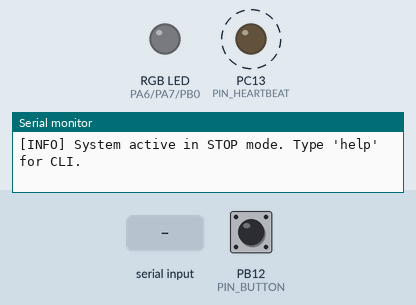
The program below on a simulated STM32 Blue Pill. Parts: an RGB LED mixed from three pins (HIGH = lit), output pins drawn as LEDs (lit = HIGH), the last lines printed to the serial monitor. Dashed ring = blinking. The test bench sets the inputs (shaded band); at power-on: PB12 (PIN_BUTTON) HIGH. Dim RGB values are drawn brighter than linear.

Above: at 1.2 s.
1.3 s: PB12 (PIN_BUTTON) pulled LOW for 0.15 s
At 2.55 s:
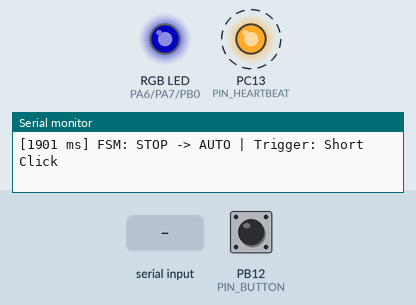
At 3.75 s:
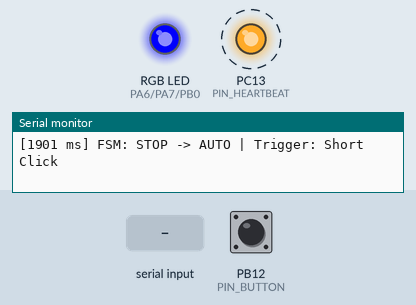
4.4 s: "manual\n" received over Serial
At 6.1 s:
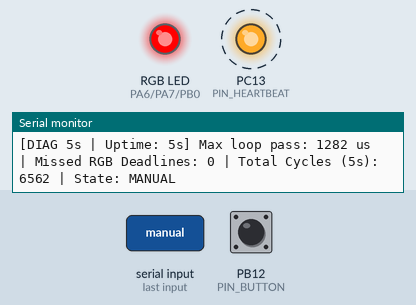
7.4 s: "alarm\n" received over Serial
At 7.65 s:
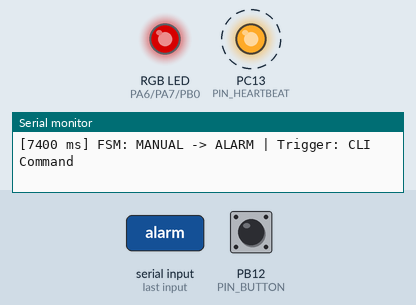
10.4 s: "help\n" received over Serial
13.4 s: "inject_delay\n" received over Serial
16.4 s: PB12 (PIN_BUTTON) pulled LOW for 3.2 s
Timing chart, 0 to 22.1 s (numbered marks = the images above; inputs shaded):
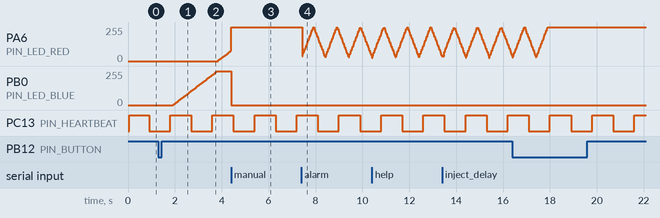

Measured:
- after the input at 1.3 s, PA6 (PIN_LED_RED): moves from 0/255 to 76/255 over 0.54 s, starting after 2.5 s; PB0 (PIN_LED_BLUE): moves from 0/255 to 255/255 over 1.9 s, starting after 0.62 s
- after the input at 4.4 s, PA7 (PIN_LED_GREEN): stays LOW (without the input it goes to HIGH after 1.4 s); PB0 (PIN_LED_BLUE): 255/255 → 0/255 at once
- by itself, PC13 (PIN_HEARTBEAT): alternates HIGH for 0.90 s and LOW for 0.90 s

The program:

main.cpp
```cpp
#include <Arduino.h>

const uint8_t PIN_LED_RED   = PA6;
const uint8_t PIN_LED_GREEN = PA7;
const uint8_t PIN_LED_BLUE  = PB0;
const uint8_t PIN_BUTTON    = PB12;
const uint8_t PIN_HEARTBEAT = PC13;

const uint32_t HEARTBEAT_INTERVAL_MS = 900;
const uint32_t RGB_STEP_INTERVAL_MS  = 30;
const uint32_t FADE_DURATION_MS      = 1900;

const uint32_t DEBOUNCE_TIME_MS      = 30;
const uint32_t DOUBLE_CLICK_TIME_MS  = 450;
const uint32_t LONG_PRESS_TIME_MS    = 1500;

enum SystemState {
    STATE_STOP = 0,
    STATE_AUTO = 1,
    STATE_MANUAL = 2,
    STATE_ALARM = 3
};

enum ButtonEvent {
    EVENT_NONE = 0,
    EVENT_SHORT_PRESS,
    EVENT_DOUBLE_PRESS,
    EVENT_LONG_PRESS
};

struct ColorRGB {
    uint8_t r, g, b;
};

const ColorRGB AUTO_KEY_COLORS[] = {
    {   0,   0, 255 },
    { 255,   0, 255 },
    { 255, 255, 255 }
};
const uint8_t NUM_AUTO_COLORS = sizeof(AUTO_KEY_COLORS) / sizeof(AUTO_KEY_COLORS[0]);

struct NamedColor {
    ColorRGB color;
    const char* name;
};

const NamedColor MANUAL_COLORS[] = {
    { { 255,   0,   0 }, "RED"    },
    { {   0, 255,   0 }, "GREEN"  },
    { {   0,   0, 255 }, "BLUE"   },
    { { 255, 255,   0 }, "YELLOW" },
    { {   0,   0,   0 }, "OFF"    }
};
const uint8_t NUM_MANUAL_COLORS = sizeof(MANUAL_COLORS) / sizeof(MANUAL_COLORS[0]);
uint8_t manual_color_idx = 0;

SystemState current_state  = STATE_STOP;
SystemState previous_state = STATE_STOP;

uint8_t current_r = 0;
uint8_t current_g = 0;
uint8_t current_b = 0;

ColorRGB fade_start_color = { 0, 0, 0 };
ColorRGB fade_target_color = { 0, 0, 255 };
uint8_t auto_target_idx = 0;
uint32_t fade_start_time = 0;

uint32_t alarm_start_time = 0;
const uint8_t ALARM_MIN_R = 25;
const uint8_t ALARM_MAX_R = 255;
const uint32_t ALARM_PULSE_PERIOD_MS = 1000;

uint32_t prev_heartbeat_time = 0;
uint32_t prev_rgb_step_time  = 0;
uint32_t prev_diag_time      = 0;
bool heartbeat_state = false;

volatile bool button_isr_triggered = false;
bool button_is_down = false;
uint32_t press_start_time = 0;
bool long_press_handled = false;
bool double_press_handled = false;
uint8_t pending_clicks = 0;
uint32_t last_release_time = 0;
uint32_t last_press_duration = 0;

uint32_t max_loop_duration_us = 0;
uint32_t missed_rgb_deadlines = 0;
uint32_t total_loop_cycles_5s = 0;

char cli_buffer[32];
uint8_t cli_buf_pos = 0;

void button_exti_isr() {
    button_isr_triggered = true;
}

const char* state_to_string(SystemState s) {
    switch (s) {
        case STATE_STOP:   return "STOP";
        case STATE_AUTO:   return "AUTO";
        case STATE_MANUAL: return "MANUAL";
        case STATE_ALARM:  return "ALARM";
        default:           return "CORRUPTED";
    }
}

uint8_t clamp_pwm(int32_t value) {
    if (value < 0) return 0;
    if (value > 255) return 255;
    return (uint8_t)value;
}

void write_pwm(int32_t r, int32_t g, int32_t b) {
    current_r = clamp_pwm(r);
    current_g = clamp_pwm(g);
    current_b = clamp_pwm(b);

    analogWrite(PIN_LED_RED,   current_r);
    analogWrite(PIN_LED_GREEN, current_g);
    analogWrite(PIN_LED_BLUE,  current_b);
}

void on_state_enter(SystemState new_state) {
    uint32_t now = millis();

    switch (new_state) {
        case STATE_STOP:
            write_pwm(0, 0, 0);
            break;

        case STATE_AUTO:
            fade_start_color = { current_r, current_g, current_b };
            auto_target_idx = 0;
            fade_target_color = AUTO_KEY_COLORS[auto_target_idx];
            fade_start_time = now;
            break;

        case STATE_MANUAL:
            write_pwm(MANUAL_COLORS[manual_color_idx].color.r,
                      MANUAL_COLORS[manual_color_idx].color.g,
                      MANUAL_COLORS[manual_color_idx].color.b);
            break;

        case STATE_ALARM:
            alarm_start_time = now;
            write_pwm(current_r, 0, 0);
            break;
    }
}

bool transition_to_state(SystemState target, const char* reason) {
    if (target == current_state) return false;

    bool allowed = false;
    switch (current_state) {
        case STATE_STOP:
            if (target == STATE_AUTO || target == STATE_ALARM) allowed = true;
            break;
        case STATE_AUTO:
            if (target == STATE_MANUAL || target == STATE_ALARM) allowed = true;
            break;
        case STATE_MANUAL:
            if (target == STATE_STOP || target == STATE_ALARM) allowed = true;
            break;
        case STATE_ALARM:
            if (target == previous_state) allowed = true;
            break;
    }

    if (allowed) {
        Serial.print(F("["));
        Serial.print(millis());
        Serial.print(F(" ms] FSM: "));
        Serial.print(state_to_string(current_state));
        Serial.print(F(" -> "));
        Serial.print(state_to_string(target));
        Serial.print(F(" | Trigger: "));
        Serial.println(reason);

        if (target == STATE_ALARM) {
            previous_state = current_state;
        }

        current_state = target;
        on_state_enter(current_state);
        return true;
    }
    return false;
}

void update_rgb_task(uint32_t now) {
    if (current_state == STATE_STOP) {
        write_pwm(0, 0, 0);
        return;
    }

    if (current_state == STATE_AUTO) {
        uint32_t elapsed = now - fade_start_time;

        if (elapsed >= FADE_DURATION_MS) {
            fade_start_color = fade_target_color;
            auto_target_idx = (auto_target_idx + 1) % NUM_AUTO_COLORS;
            fade_target_color = AUTO_KEY_COLORS[auto_target_idx];
            fade_start_time = now;
            elapsed = 0;
        }

        int32_t r = fade_start_color.r + (((int32_t)fade_target_color.r - fade_start_color.r) * (int32_t)elapsed) / (int32_t)FADE_DURATION_MS;
        int32_t g = fade_start_color.g + (((int32_t)fade_target_color.g - fade_start_color.g) * (int32_t)elapsed) / (int32_t)FADE_DURATION_MS;
        int32_t b = fade_start_color.b + (((int32_t)fade_target_color.b - fade_start_color.b) * (int32_t)elapsed) / (int32_t)FADE_DURATION_MS;

        write_pwm(r, g, b);
    }
    else if (current_state == STATE_ALARM) {
        uint32_t phase = (now - alarm_start_time) % ALARM_PULSE_PERIOD_MS;
        uint32_t half = ALARM_PULSE_PERIOD_MS / 2;
        int32_t r = (phase < half)
            ? (ALARM_MIN_R + ((int32_t)(ALARM_MAX_R - ALARM_MIN_R) * phase) / half)
            : (ALARM_MAX_R - ((int32_t)(ALARM_MAX_R - ALARM_MIN_R) * (phase - half)) / half);

        write_pwm(r, 0, 0);
    }
}

ButtonEvent read_button_events(uint32_t now) {
    ButtonEvent event = EVENT_NONE;
    int pin_state = digitalRead(PIN_BUTTON);

    if (pin_state == LOW && !button_is_down) {
        button_is_down = true;
        press_start_time = now;
        long_press_handled = false;
        double_press_handled = false;
        button_isr_triggered = false;

        if (pending_clicks == 1 && (now - last_release_time <= DOUBLE_CLICK_TIME_MS)) {
            event = EVENT_DOUBLE_PRESS;
            pending_clicks = 0;
            double_press_handled = true;
        }
    }
    else if (pin_state == LOW && button_is_down) {
        if (!long_press_handled && (now - press_start_time >= LONG_PRESS_TIME_MS)) {
            long_press_handled = true;
            pending_clicks = 0;
            last_press_duration = now - press_start_time;
            event = EVENT_LONG_PRESS;
        }
    }
    else if (pin_state == HIGH && button_is_down) {
        uint32_t press_duration = now - press_start_time;
        button_is_down = false;
        last_press_duration = press_duration;

        if (press_duration >= DEBOUNCE_TIME_MS && !long_press_handled && !double_press_handled) {
            pending_clicks = 1;
            last_release_time = now;
        }
    }

    if (pending_clicks == 1 && !button_is_down && (now - last_release_time > DOUBLE_CLICK_TIME_MS)) {
        event = EVENT_SHORT_PRESS;
        pending_clicks = 0;
    }

    return event;
}

void process_cli_command(char* cmd) {
    if (strcmp(cmd, "help") == 0) {
        Serial.println(F("\n--- Available Commands ---"));
        Serial.println(F(" status         : Print full system state and diagnostics"));
        Serial.println(F(" stop           : Transition to STOP mode"));
        Serial.println(F(" auto           : Transition to AUTO mode"));
        Serial.println(F(" manual         : Transition to MANUAL mode"));
        Serial.println(F(" alarm          : Transition to ALARM mode"));
        Serial.println(F(" inject_delay   : Artificially inject 100ms delay to test deadline watcher"));
        Serial.println(F(" inject_corrupt : Corrupt FSM state to test auto-recovery"));
        Serial.println(F("--------------------------\n"));
    }
    else if (strcmp(cmd, "status") == 0) {
        Serial.print(F("[STATUS] State: "));
        Serial.print(state_to_string(current_state));
        Serial.print(F(" | RGB: ("));
        Serial.print(current_r);
        Serial.print(F(", "));
        Serial.print(current_g);
        Serial.print(F(", "));
        Serial.print(current_b);
        Serial.print(F(") | Max Loop: "));
        Serial.print(max_loop_duration_us);
        Serial.print(F(" us | Missed Deadlines: "));
        Serial.println(missed_rgb_deadlines);
    }
    else if (strcmp(cmd, "stop") == 0) {
        transition_to_state(STATE_STOP, "CLI Command");
    }
    else if (strcmp(cmd, "auto") == 0) {
        transition_to_state(STATE_AUTO, "CLI Command");
    }
    else if (strcmp(cmd, "manual") == 0) {
        transition_to_state(STATE_MANUAL, "CLI Command");
    }
    else if (strcmp(cmd, "alarm") == 0) {
        transition_to_state(STATE_ALARM, "CLI Command");
    }
    else if (strcmp(cmd, "inject_delay") == 0) {
        Serial.println(F("[TEST] Injecting artificial 100ms delay..."));
        delay(100);
    }
    else if (strcmp(cmd, "inject_corrupt") == 0) {
        Serial.println(F("[TEST] Artificially setting current_state = (SystemState)99..."));
        current_state = (SystemState)99;
    }
    else {
        Serial.println(F("[CLI] Unknown command. Type 'help' for options."));
    }
}

void handle_cli() {
    while (Serial.available() > 0) {
        char c = (char)Serial.read();
        if (c == '\r' || c == '\n') {
            if (cli_buf_pos > 0) {
                cli_buffer[cli_buf_pos] = '\0';
                process_cli_command(cli_buffer);
                cli_buf_pos = 0;
            }
        } else if (cli_buf_pos < sizeof(cli_buffer) - 1) {
            cli_buffer[cli_buf_pos++] = c;
        }
    }
}

void setup() {
    Serial.begin(115200);
    delay(50);

    pinMode(PIN_HEARTBEAT, OUTPUT);
    digitalWrite(PIN_HEARTBEAT, HIGH);

    pinMode(PIN_BUTTON, INPUT_PULLUP);
    attachInterrupt(digitalPinToInterrupt(PIN_BUTTON), button_exti_isr, FALLING);

    on_state_enter(STATE_STOP);

    Serial.println(F("=================================================="));
    Serial.println(F(" Practical 2 - Task 7: Diagnostics & Fault-Tolerance"));
    Serial.println(F(" Variant: 7 (Loop Duration, Deadline Misses, CLI) "));
    Serial.println(F("=================================================="));
    Serial.println(F("[INFO] System active in STOP mode. Type 'help' for CLI."));
}

void loop() {
    uint32_t loop_start_us = micros();
    total_loop_cycles_5s++;

    uint32_t current_time = millis();

    if (current_state < STATE_STOP || current_state > STATE_ALARM) {
        Serial.println(F("[FAULT DETECTED] Invalid FSM state detected! Auto-resetting to STATE_STOP."));
        current_state = STATE_STOP;
        on_state_enter(STATE_STOP);
    }

    if (current_time - prev_heartbeat_time >= HEARTBEAT_INTERVAL_MS) {
        prev_heartbeat_time = current_time;
        heartbeat_state = !heartbeat_state;
        digitalWrite(PIN_HEARTBEAT, heartbeat_state ? LOW : HIGH);
    }

    if (current_time - prev_rgb_step_time >= RGB_STEP_INTERVAL_MS) {
        if (prev_rgb_step_time > 0 && (current_time - prev_rgb_step_time > (2 * RGB_STEP_INTERVAL_MS))) {
            missed_rgb_deadlines++;
        }
        prev_rgb_step_time = current_time;
        update_rgb_task(current_time);
    }

    ButtonEvent event = read_button_events(current_time);
    if (event != EVENT_NONE) {
        switch (event) {
            case EVENT_SHORT_PRESS:
                if (current_state == STATE_STOP) {
                    transition_to_state(STATE_AUTO, "Short Click");
                } else if (current_state == STATE_AUTO) {
                    transition_to_state(STATE_MANUAL, "Short Click");
                } else if (current_state == STATE_MANUAL) {
                    manual_color_idx = (manual_color_idx + 1) % NUM_MANUAL_COLORS;
                    on_state_enter(STATE_MANUAL);
                    Serial.print(F("[MANUAL Color: "));
                    Serial.print(MANUAL_COLORS[manual_color_idx].name);
                    Serial.println(F("]"));
                }
                break;

            case EVENT_DOUBLE_PRESS:
                Serial.print(F("["));
                Serial.print(current_time);
                Serial.print(F(" ms] Event: DOUBLE CLICK"));
                if (current_state == STATE_MANUAL) {
                    Serial.println();
                    transition_to_state(STATE_STOP, "Double Click");
                } else {
                    Serial.print(F(" | State: "));
                    Serial.print(state_to_string(current_state));
                    Serial.println(F(" -> Note: Double click triggers MANUAL -> STOP per FSM table. Click Short 2x to reach MANUAL first."));
                }
                break;

            case EVENT_LONG_PRESS:
                if (current_state != STATE_ALARM) {
                    transition_to_state(STATE_ALARM, "Long Press");
                } else {
                    transition_to_state(previous_state, "Long Press");
                }
                break;

            default:
                break;
        }
    }

    handle_cli();

    if (current_time - prev_diag_time >= 5000) {
        prev_diag_time = current_time;

        Serial.print(F("[DIAG 5s | Uptime: "));
        Serial.print(current_time / 1000);
        Serial.print(F("s] Max loop pass: "));
        Serial.print(max_loop_duration_us);
        Serial.print(F(" us | Missed RGB Deadlines: "));
        Serial.print(missed_rgb_deadlines);
        Serial.print(F(" | Total Cycles (5s): "));
        Serial.print(total_loop_cycles_5s);
        Serial.print(F(" | State: "));
        Serial.println(state_to_string(current_state));

        max_loop_duration_us = 0;
        total_loop_cycles_5s = 0;
    }

    uint32_t loop_pass_us = micros() - loop_start_us;
    if (loop_pass_us > max_loop_duration_us) {
        max_loop_duration_us = loop_pass_us;
    }
}
```
